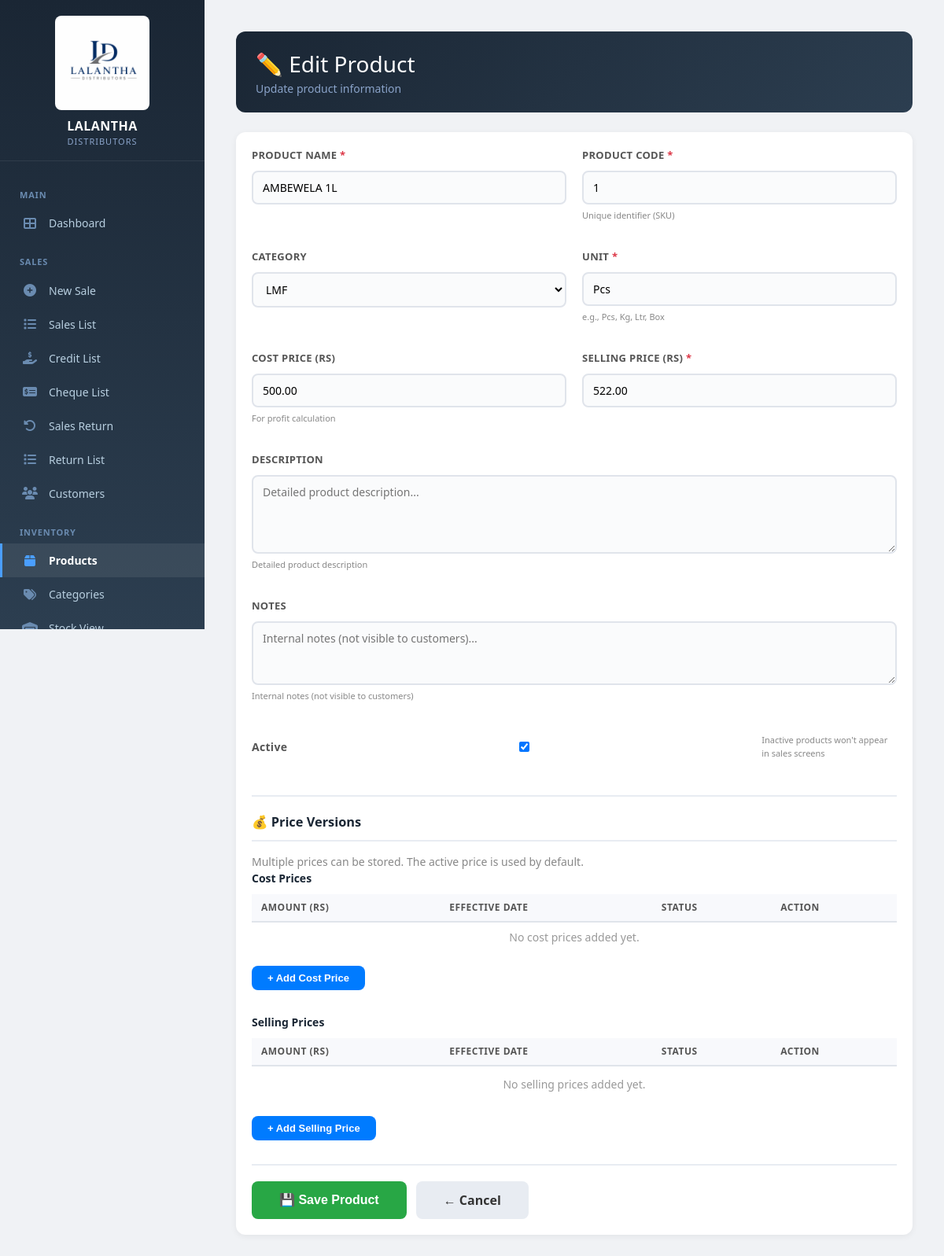
Screenshot of /product/edit/1/ (signed in) with the database file from the repository.
### core/models.py (models this page shows, shortened)
class Product(models.Model):
    name = models.CharField(max_length=200)
    code = models.CharField(max_length=50, unique=True)
    category = models.ForeignKey('Category', on_delete=models.SET_NULL, null=True, blank=True)
    unit = models.CharField(max_length=20)
    cost_price = models.DecimalField(max_digits=15, decimal_places=2, default=0)
    selling_price = models.DecimalField(max_digits=15, decimal_places=2, default=0)
    description = models.TextField(blank=True, null=True)
    notes = models.TextField(blank=True, null=True)
    is_active = models.BooleanField(default=True)
    created_at = models.DateTimeField(auto_now_add=True)
    updated_at = models.DateTimeField(auto_now=True)
    def get_cost_prices(self):
        return self.prices.filter(price_type='cost').order_by('-is_active', '-effective_date')
    def get_selling_prices(self):
        return self.prices.filter(price_type='selling').order_by('-is_active', '-effective_date')

### core/decorators.py (the view)
        def wrapper(request, *args, **kwargs):
            if not request.user.is_authenticated:
                messages.error(request, 'Please login first.')
                return redirect('/login/')  # ✅ Always returns
            try:
                profile = request.user.profile
                if profile.has_permission(permission):
                    return view_func(request, *args, **kwargs)  # ✅ Returns view response
                else:
                    messages.error(request, f'You do not have permission to access this page. Required: {permission}')
                    return redirect('/reports/')  # ✅ Always returns
            except UserProfile.DoesNotExist:
                messages.error(request, 'User profile not found. Please contact admin.')
                return redirect('/logout/')  # ✅ Always returns

### core/context_processors.py (called while the page is built)
def cache_version(request):
    return {
        'cache_version': settings.CACHE_VERSION
    }

### core/models.py (called while the page is built, shortened)
    def __str__(self):
        return self.name

    def has_permission(self, permission):
        if self.role == 'Admin':
            return True
        elif self.role == 'Viewer':
            return permission in ['view_reports', 'view_products']
        return False

### core/templatetags/core_extras.py (called while the page is built)
@register.filter
def has_perm(profile, permission):
    try:
        return profile.has_permission(permission)
    except Exception:
        return False

### core/views.py (called while the page is built)
@login_required
@permission_required('manage_products')
def product_edit(request, product_id):
    try:
        product = get_object_or_404(Product, id=product_id)
        if request.method == 'POST':
            form = ProductForm(request.POST, instance=product)
            if form.is_valid():
                form.save()
                messages.success(request, 'Product updated successfully!')
                return redirect('core:product_list')
        else:
            form = ProductForm(instance=product)
        return render(request, 'core/product_form.html', {
            'form': form,
            'product': product,
            'today': date.today(),
        })
    except Exception as e:
        import traceback
        messages.error(request, f'Error loading product: {str(e)}')
        return redirect('core:product_list')

### core/templates/core/product_form.html (shortened to what this page needs)
{% extends 'core/base.html' %}
{% load static %}
{% block content %}
<div class="container">
    <div class="page-header">
        <h1>{% if product %}✏️ Edit Product{% else %}➕ Add Product{% endif %}</h1>
        <div class="sub">{% if product %}Update product information{% else %}Create a new product in the system{% endif %}</div>
    </div>
    <div class="card">
        <form method="POST" id="productForm">
            <div class="form-grid">
                <div class="form-group">
                    <label>Product Name <span class="required">*</span></label>
                    {{ form.name }}
                </div>
                <div class="form-group">
                    <label>Product Code <span class="required">*</span></label>
                    {{ form.code }}
                    <span class="help-text">{{ form.code.help_text }}</span>
                </div>
                <div class="form-group">
                    <label>Category</label>
                    {{ form.category }}
                </div>
                <div class="form-group">
                    <label>Unit <span class="required">*</span></label>
                    {{ form.unit }}
                    <span class="help-text">{{ form.unit.help_text }}</span>
                </div>
                <div class="form-group">
                    <label>Cost Price (Rs)</label>
                    {{ form.cost_price }}
                    <span class="help-text">{{ form.cost_price.help_text }}</span>
                </div>
                <div class="form-group">
                    <label>Selling Price (Rs) <span class="required">*</span></label>
                    {{ form.selling_price }}
                </div>
                <div class="form-group full-width">
                    <label>Description</label>
                    {{ form.description }}
                    <span class="help-text">{{ form.description.help_text }}</span>
                </div>
                <div class="form-group full-width">
                    <label>Notes</label>
                    {{ form.notes }}
                    <span class="help-text">{{ form.notes.help_text }}</span>
                </div>
                <div class="form-group full-width" style="display: flex; flex-direction: row; align-items: center; gap: 12px; padding-top: 5px;">
                    <label style="margin: 0; text-transform: none; font-weight: 600; font-size: 14px;">Active</label>
                    {{ form.is_active }}
                    <span class="help-text" style="margin: 0;">{{ form.is_active.help_text }}</span>
                </div>
            </div>
            <div class="price-section">
                <h3>💰 Price Versions</h3>
                <p style="color:#888; font-size:14px;">
                    {% if product %}
                        Multiple prices can be stored. The active price is used by default.
                    {% else %}
                        Save the product first to add price versions.
                    {% endif %}
                </p>
                <h4>Cost Prices</h4>
                <table class="price-table">
                    <thead>
                        <tr>
                            <th>Amount (Rs)</th>
                            <th>Effective Date</th>
                            <th>Status</th>
                            <th>Action</th>
                        </tr>
                    </thead>
                    <tbody>
                        {% if product %}
                            {% for price in product.get_cost_prices %}
                            <tr>
                                <td><strong>Rs {{ price.amount|floatformat:2 }}</strong></td>
                                <td>{{ price.effective_date|date:"Y-m-d" }}</td>
                                <td>
                                    {% if price.is_active %}
                                        <span class="active-badge">✅ Active</span>
                                    {% else %}
                                        <span class="archived-badge">Archived</span>
                                    {% endif %}
                                </td>
                                <td>
                                    {% if not price.is_active %}
                                        <button type="button" class="btn-set-active" onclick="setActivePrice({{ price.id }})">Set Active</button>
                                    {% else %}
                                        <span style="color:#28a745;">Current</span>
                                    {% endif %}
                                </td>
                            </tr>
                            {% empty %}
                            <tr><td colspan="4" style="text-align:center;color:#999;">No cost prices added yet.</td></tr>
                            {% endfor %}
                        {% else %}
                            <tr><td colspan="4" style="text-align:center;color:#999;">Save the product first to add price versions.</td></tr>
                        {% endif %}
                    </tbody>
                </table>
                {% if product %}
                    <button type="button" class="btn-add-price" onclick="openAddPriceModal('cost')">+ Add Cost Price</button>
                {% endif %}
                <h4 style="margin-top: 30px;">Selling Prices</h4>
                <table class="price-table">
                    <thead>
                        <tr>
                            <th>Amount (Rs)</th>
                            <th>Effective Date</th>
                            <th>Status</th>
                            <th>Action</th>
                        </tr>
                    </thead>
                    <tbody>
                        {% if product %}
                            {% for price in product.get_selling_prices %}
                            <tr>
                                <td><strong>Rs {{ price.amount|floatformat:2 }}</strong></td>
                                <td>{{ price.effective_date|date:"Y-m-d" }}</td>
                                <td>
                                    {% if price.is_active %}
                                        <span class="active-badge">✅ Active</span>
                                    {% else %}
                                        <span class="archived-badge">Archived</span>
                                    {% endif %}
                                </td>
                                <td>
                                    {% if not price.is_active %}
                                        <button type="button" class="btn-set-active" onclick="setActivePrice({{ price.id }})">Set Active</button>
                                    {% else %}
                                        <span style="color:#28a745;">Current</span>
                                    {% endif %}
                                </td>
                            </tr>
                            {% empty %}
                            <tr><td colspan="4" style="text-align:center;color:#999;padding:12px;">No selling prices added yet.</td></tr>
                            {% endfor %}
                        {% else %}
                            <tr><td colspan="4" style="text-align:center;color:#999;padding:12px;">Save the product first.</td></tr>
                        {% endif %}
                    </tbody>
                </table>
                {% if product %}
                    <button type="button" class="btn-add-price" onclick="openAddPriceModal('selling')">+ Add Selling Price</button>
                {% endif %}
            </div>
            <div class="action-buttons">
                <button type="submit" class="btn-save">💾 Save Product</button>
                <a href="/products/" class="btn-cancel">← Cancel</a>
            </div>
        </form>
    </div>
</div>
{% endblock %}

### core/static/core/css/style.css (style rules this page uses)
* { margin: 0; padding: 0; box-sizing: border-box; }
body { font-family: -apple-system, BlinkMacSystemFont, "Segoe UI", Roboto, "Helvetica Neue", Arial, sans-serif; background: #f0f4f9; color: #1a2634; font-size: 14px; line-height: 1.5; min-height: 100vh; }
.container { max-width: 1400px; margin: 0 auto; padding: 20px; flex: 1; width: 100%; }
.card { background: white; border-radius: 12px; padding: 25px; box-shadow: 0 2px 8px rgba(0,0,0,0.06); margin-bottom: 20px; }
table { width: 100%; border-collapse: collapse; font-size: 14px; }
table thead th { background: #f0f4f9; padding: 12px 15px; text-align: left; font-weight: 600; color: #555; font-size: 12px; text-transform: uppercase; letter-spacing: 0.5px; border-bottom: 2px solid #dde3ec; white-space: nowrap; }
table tbody td { padding: 12px 15px; border-bottom: 1px solid #edf1f7; color: #333; vertical-align: middle; }
table tbody tr:last-child td { border-bottom: none; }
.form-control, input[type="text"], input[type="number"], input[type="date"], input[type="email"], input[type="password"], select, textarea { font-family: inherit; }
.form-group { margin-bottom: 15px; }
.form-group label { display: block; font-weight: 600; font-size: 13px; color: #555; margin-bottom: 5px; }
.form-group input, .form-group select, .form-group textarea { width: 100%; padding: 10px 12px; border: 2px solid #e0e4eb; border-radius: 8px; font-size: 14px; background: #fafbfc; transition: 0.2s; }

### core/templates/core/base.html (style rules this page uses)
* { margin: 0; padding: 0; box-sizing: border-box; }
body { font-family: 'Segoe UI', Arial, sans-serif; background: #f0f2f5; display: flex; min-height: 100vh; }
.container { max-width: 1400px; margin: 0 auto; }
.card { background: white; border-radius: 12px; padding: 20px; box-shadow: 0 2px 8px rgba(0,0,0,0.06); margin-bottom: 20px; }
.card h3 { color: #1a2634; margin-bottom: 15px; border-bottom: 2px solid #e8ecf2; padding-bottom: 10px; }
table { width: 100%; border-collapse: collapse; font-size: 14px; }
table th { background: #f8f9fc; padding: 12px 12px; text-align: left; font-weight: 600; color: #555; border-bottom: 2px solid #e0e4eb; white-space: nowrap; }
table td { padding: 12px 12px; border-bottom: 1px solid #edf1f7; color: #333; vertical-align: middle; }

### core/templates/core/product_form.html (style rules this page uses)
.page-header { background: linear-gradient(135deg, #1a2634, #2c3e50); color: white; padding: 20px 25px; border-radius: 12px; margin-bottom: 25px; }
.page-header h1 { font-size: 28px; font-weight: 400; margin: 0; }
.page-header .sub { color: #8aa3c9; font-size: 14px; }
.form-grid { display: grid; grid-template-columns: 1fr 1fr; gap: 20px; }
.form-group { display: flex; flex-direction: column; gap: 4px; }
.form-group label { font-weight: 600; color: #555; font-size: 13px; text-transform: uppercase; letter-spacing: 0.3px; }
.form-group label .required { color: #dc3545; }
.form-group .form-control { padding: 10px 12px; border: 2px solid #e0e4eb; border-radius: 8px; font-size: 14px; background: #fafbfc; transition: 0.2s; width: 100%; }
.form-group textarea.form-control { min-height: 80px; resize: vertical; }
.form-group .help-text { font-size: 11px; color: #888; margin-top: 2px; }
.full-width { grid-column: 1 / -1; }
.price-section { margin-top: 30px; border-top: 2px solid #e8ecf2; padding-top: 20px; }
.price-table { width: 100%; border-collapse: collapse; margin: 10px 0; }
.price-table th { background: #f8f9fc; padding: 8px 12px; text-align: left; font-weight: 600; color: #555; border-bottom: 2px solid #e0e4eb; font-size: 12px; text-transform: uppercase; }
.price-table td { padding: 8px 12px; border-bottom: 1px solid #edf1f7; }
.btn-add-price { background: #007bff; color: white; border: none; padding: 8px 20px; border-radius: 8px; cursor: pointer; font-weight: 600; font-size: 13px; margin-top: 8px; }
.action-buttons { display: flex; gap: 12px; margin-top: 30px; padding-top: 20px; border-top: 2px solid #e8ecf2; }
.btn-save { background: #28a745; color: white; padding: 12px 35px; border: none; border-radius: 8px; font-weight: 600; font-size: 16px; cursor: pointer; }
.btn-cancel { background: #e8ecf2; color: #333; padding: 12px 35px; border: none; border-radius: 8px; font-weight: 600; font-size: 16px; cursor: pointer; text-decoration: none; display: inline-block; }

### rows the page displays
Product: name "AMBEWELA 1L", code "1", category "LMF", unit "Pcs", cost_price "500.00", selling_price "522.00", is_active "☑"
